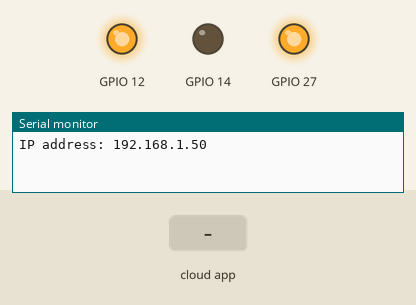
Recording of a sketch running on a simulated ESP32. Parts: output pins drawn as LEDs (lit = HIGH), the last lines printed to the serial monitor. The test bench sets the inputs (shaded band). WiFi joins after 1.5 s; servers stay silent unless stated; no MQTT or app messages arrive unless stated.

Above: at 6.2 s.
6.3 s: the phone or cloud app sets magenta to 0
At 7.1 s:
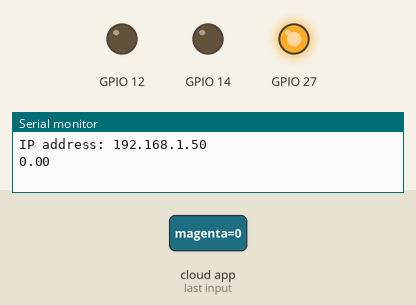
7.8 s: the phone or cloud app sets green to 1
At 8.4 s:
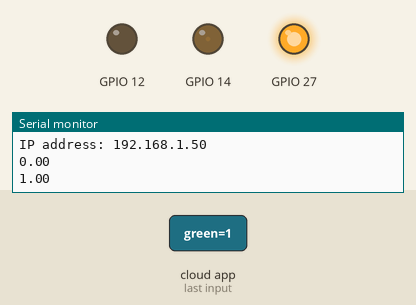
9.3 s: the phone or cloud app sets blue to 0
At 9.6 s:
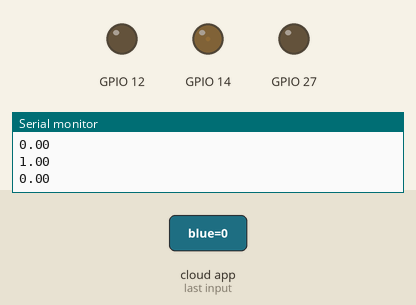
10.8 s: the phone or cloud app sets magenta to 1
At 12.0 s:
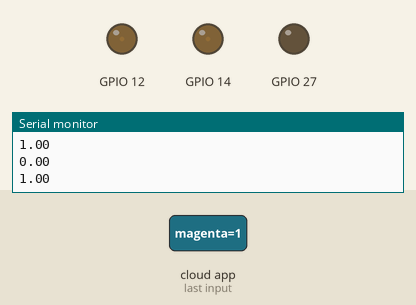
12.3 s: the phone or cloud app sets blue to 1
At 13.5 s:
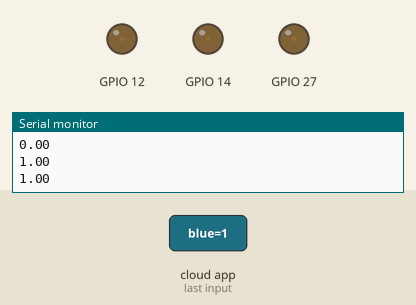
13.8 s: the phone or cloud app sets green to 0
At 14.9 s:
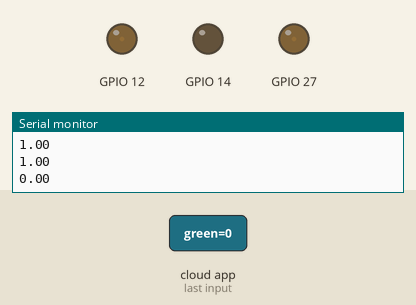
Timing chart, 0 to 16.3 s (numbered marks = the images above; inputs shaded):
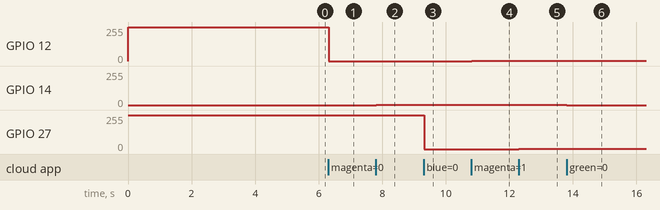

Measured:
- after the input at 6.3 s, GPIO 12: 255/255 → 0/255 at once
- after the input at 7.8 s, GPIO 14: 0/255 → 1/255 at once
- after the input at 9.3 s, GPIO 27: 255/255 → 0/255 at once
- after the input at 10.8 s, GPIO 12: 0/255 → 1/255 at once
- after the input at 12.3 s, GPIO 27: 0/255 → 1/255 at once
- after the input at 13.8 s, GPIO 14: 1/255 → 0/255 at once

The sketch:

Led_RGB_code.ino
```cpp
#include <WiFi.h>
#include "Adafruit_MQTT.h"
#include "Adafruit_MQTT_Client.h"


WiFiClient wiFiClient;
Adafruit_MQTT_Client mqttClient(&wiFiClient, "192.168.1.106", 1883);
Adafruit_MQTT_Subscribe magentaSubscriber(&mqttClient, "/magenta");
Adafruit_MQTT_Subscribe blueSubscriber(&mqttClient, "/blue");
Adafruit_MQTT_Subscribe greenSubscriber(&mqttClient, "/green");


void magentaCallback(double x) {
  Serial.println(x);

    analogWrite(12, x);
;
  }


void blueCallback(double x) {
  Serial.println(x);

    analogWrite(27, x);


  }

  void greenCallback(double x) {
  Serial.println(x);

   analogWrite(14,x);


}

void setup() {
  // put your setup code here, to run once:

analogWrite(27, 255);
analogWrite(14,0);
analogWrite(12, 255);
Serial.begin(115200);


WiFi.begin("createch", "createch");
delay(5000);

Serial.print("IP address: ");
Serial.println(WiFi.localIP());

 magentaSubscriber.setCallback(magentaCallback);
 mqttClient.subscribe(&magentaSubscriber);

 blueSubscriber.setCallback(blueCallback);
 mqttClient.subscribe(&blueSubscriber);

 greenSubscriber.setCallback(greenCallback);
 mqttClient.subscribe(&greenSubscriber);


}

void loop() {


  // put your main code here, to run repeatedly:


if (mqttClient.connected()) {
    mqttClient.processPackets(10000);
    mqttClient.ping();
  } else {
    mqttClient.disconnect();
    mqttClient.connect();
  }

}
```
